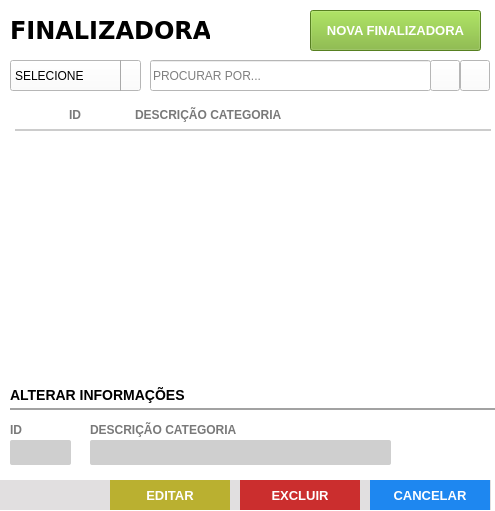
<?xml version="1.0" encoding="UTF-8"?>
<ui version="4.0">
 <class>Frame</class>
 <widget class="QFrame" name="Frame">
  <property name="geometry">
   <rect>
    <x>0</x>
    <y>0</y>
    <width>495</width>
    <height>511</height>
   </rect>
  </property>
  <property name="windowTitle">
   <string>Lista de Finalizadoras</string>
  </property>
  <property name="styleSheet">
   <string notr="true">background: #FFF;</string>
  </property>
  <widget class="QFrame" name="fr_TituloClientes">
   <property name="geometry">
    <rect>
     <x>0</x>
     <y>0</y>
     <width>491</width>
     <height>60</height>
    </rect>
   </property>
   <property name="styleSheet">
    <string notr="true"/>
   </property>
   <widget class="QLabel" name="lb_tituloClientes_2">
    <property name="geometry">
     <rect>
      <x>10</x>
      <y>15</y>
      <width>200</width>
      <height>30</height>
     </rect>
    </property>
    <property name="font">
     <font>
      <family>DejaVu Sans</family>
      <pointsize>18</pointsize>
      <weight>75</weight>
      <bold>true</bold>
     </font>
    </property>
    <property name="styleSheet">
     <string notr="true">color: rgb(0, 0, 0)</string>
    </property>
    <property name="text">
     <string>FINALIZADORAS</string>
    </property>
   </widget>
   <widget class="QPushButton" name="bt_novo">
    <property name="geometry">
     <rect>
      <x>310</x>
      <y>10</y>
      <width>171</width>
      <height>41</height>
     </rect>
    </property>
    <property name="font">
     <font>
      <family>Tahoma</family>
      <pointsize>10</pointsize>
      <weight>75</weight>
      <bold>true</bold>
     </font>
    </property>
    <property name="cursor">
     <cursorShape>PointingHandCursor</cursorShape>
    </property>
    <property name="focusPolicy">
     <enum>Qt::NoFocus</enum>
    </property>
    <property name="contextMenuPolicy">
     <enum>Qt::ActionsContextMenu</enum>
    </property>
    <property name="styleSheet">
     <string notr="true">QPushButton {
background-color: #7AB32E;
color: #FFF
 }
QPushButton:hover{
background-color: #40a286
}</string>
    </property>
    <property name="text">
     <string>NOVA FINALIZADORA</string>
    </property>
    <property name="iconSize">
     <size>
      <width>75</width>
      <height>35</height>
     </size>
    </property>
   </widget>
  </widget>
  <widget class="QLineEdit" name="tx_busca">
   <property name="geometry">
    <rect>
     <x>150</x>
     <y>60</y>
     <width>281</width>
     <height>31</height>
    </rect>
   </property>
   <property name="font">
    <font>
     <family>Arial</family>
    </font>
   </property>
   <property name="focusPolicy">
    <enum>Qt::ClickFocus</enum>
   </property>
   <property name="styleSheet">
    <string notr="true">QLineEdit {
color: #000
}
</string>
   </property>
   <property name="placeholderText">
    <string>PROCURAR POR...</string>
   </property>
  </widget>
  <widget class="QPushButton" name="bt_busca">
   <property name="geometry">
    <rect>
     <x>430</x>
     <y>60</y>
     <width>30</width>
     <height>31</height>
    </rect>
   </property>
   <property name="font">
    <font>
     <family>Arial</family>
    </font>
   </property>
   <property name="cursor">
    <cursorShape>PointingHandCursor</cursorShape>
   </property>
   <property name="focusPolicy">
    <enum>Qt::NoFocus</enum>
   </property>
   <property name="contextMenuPolicy">
    <enum>Qt::NoContextMenu</enum>
   </property>
   <property name="toolTip">
    <string>BUSCAR</string>
   </property>
   <property name="text">
    <string/>
   </property>
   <property name="icon">
    <iconset>
     <normaloff>../Imagens/search.png</normaloff>../Imagens/search.png</iconset>
   </property>
  </widget>
  <widget class="QTableWidget" name="tb_finalizadoras">
   <property name="geometry">
    <rect>
     <x>10</x>
     <y>100</y>
     <width>481</width>
     <height>261</height>
    </rect>
   </property>
   <property name="cursor" stdset="0">
    <cursorShape>PointingHandCursor</cursorShape>
   </property>
   <property name="focusPolicy">
    <enum>Qt::WheelFocus</enum>
   </property>
   <property name="styleSheet">
    <string notr="true">QTableView{
color: #797979;
font-weight: bold;
font-size: 13px;
background: #FFF;
padding: 0 0 0 5px;
}
QHeaderView:section{
background: #FFF;
padding: 5px 0 ;
font-size: 12px;
font-family: &quot;Arial&quot;;
font-weight: bold;
color: #797979;
border: none;
border-bottom: 2px solid #CCC;
text-transform: uppercase
}
QTableView::item {
border-bottom: 2px solid #CCC;
padding: 2px;
}

</string>
   </property>
   <property name="frameShape">
    <enum>QFrame::NoFrame</enum>
   </property>
   <property name="frameShadow">
    <enum>QFrame::Plain</enum>
   </property>
   <property name="autoScrollMargin">
    <number>20</number>
   </property>
   <property name="editTriggers">
    <set>QAbstractItemView::NoEditTriggers</set>
   </property>
   <property name="selectionMode">
    <enum>QAbstractItemView::NoSelection</enum>
   </property>
   <property name="selectionBehavior">
    <enum>QAbstractItemView::SelectRows</enum>
   </property>
   <property name="showGrid">
    <bool>false</bool>
   </property>
   <property name="gridStyle">
    <enum>Qt::NoPen</enum>
   </property>
   <property name="wordWrap">
    <bool>false</bool>
   </property>
   <property name="rowCount">
    <number>0</number>
   </property>
   <attribute name="horizontalHeaderDefaultSectionSize">
    <number>120</number>
   </attribute>
   <attribute name="horizontalHeaderHighlightSections">
    <bool>false</bool>
   </attribute>
   <attribute name="horizontalHeaderStretchLastSection">
    <bool>true</bool>
   </attribute>
   <attribute name="verticalHeaderVisible">
    <bool>false</bool>
   </attribute>
   <attribute name="verticalHeaderMinimumSectionSize">
    <number>20</number>
   </attribute>
   <attribute name="verticalHeaderDefaultSectionSize">
    <number>50</number>
   </attribute>
   <column>
    <property name="text">
     <string>ID</string>
    </property>
    <property name="font">
     <font>
      <family>Segoe UI</family>
      <pointsize>10</pointsize>
      <weight>75</weight>
      <bold>true</bold>
     </font>
    </property>
    <property name="background">
     <color>
      <red>0</red>
      <green>0</green>
      <blue>0</blue>
     </color>
    </property>
    <property name="foreground">
     <brush brushstyle="SolidPattern">
      <color alpha="255">
       <red>80</red>
       <green>79</green>
       <blue>79</blue>
      </color>
     </brush>
    </property>
   </column>
   <column>
    <property name="text">
     <string>DESCRIÇÃO CATEGORIA</string>
    </property>
    <property name="font">
     <font>
      <family>Segoe UI</family>
      <pointsize>10</pointsize>
      <weight>75</weight>
      <bold>true</bold>
     </font>
    </property>
    <property name="textAlignment">
     <set>AlignLeading|AlignVCenter</set>
    </property>
    <property name="foreground">
     <brush brushstyle="SolidPattern">
      <color alpha="255">
       <red>80</red>
       <green>79</green>
       <blue>79</blue>
      </color>
     </brush>
    </property>
   </column>
  </widget>
  <widget class="QLabel" name="lb_FormProdutos_6">
   <property name="geometry">
    <rect>
     <x>90</x>
     <y>420</y>
     <width>215</width>
     <height>20</height>
    </rect>
   </property>
   <property name="styleSheet">
    <string notr="true">QLabel{
font-size: 12px;
font-family: &quot;Arial Unicode MS&quot;;
font-weight: bold;
color: #797979
}</string>
   </property>
   <property name="text">
    <string>DESCRIÇÃO CATEGORIA</string>
   </property>
  </widget>
  <widget class="QLineEdit" name="tx_desc">
   <property name="geometry">
    <rect>
     <x>90</x>
     <y>440</y>
     <width>301</width>
     <height>25</height>
    </rect>
   </property>
   <property name="focusPolicy">
    <enum>Qt::WheelFocus</enum>
   </property>
   <property name="styleSheet">
    <string notr="true">QLineEdit{
background: #CFCFCF;
border-radius: 2px;
color: #000;
padding-left: 3px;
font: 13px &quot;Arial&quot; 
}
QLineEdit:Focus {
border: 1px solid red;
}</string>
   </property>
   <property name="placeholderText">
    <string/>
   </property>
  </widget>
  <widget class="QFrame" name="fr_botoes">
   <property name="geometry">
    <rect>
     <x>-180</x>
     <y>480</y>
     <width>671</width>
     <height>30</height>
    </rect>
   </property>
   <property name="styleSheet">
    <string notr="true">background:#E1DFE0;
border: none;</string>
   </property>
   <widget class="QPushButton" name="bt_cancelar">
    <property name="geometry">
     <rect>
      <x>550</x>
      <y>0</y>
      <width>120</width>
      <height>30</height>
     </rect>
    </property>
    <property name="font">
     <font>
      <pointsize>10</pointsize>
      <weight>75</weight>
      <bold>true</bold>
     </font>
    </property>
    <property name="cursor">
     <cursorShape>PointingHandCursor</cursorShape>
    </property>
    <property name="focusPolicy">
     <enum>Qt::NoFocus</enum>
    </property>
    <property name="contextMenuPolicy">
     <enum>Qt::ActionsContextMenu</enum>
    </property>
    <property name="styleSheet">
     <string notr="true">QPushButton {
background-color: #1E87F0;
color: #FFF
 }
QPushButton:hover{
background-color: #40a286
}</string>
    </property>
    <property name="text">
     <string>CANCELAR</string>
    </property>
    <property name="iconSize">
     <size>
      <width>75</width>
      <height>35</height>
     </size>
    </property>
   </widget>
   <widget class="QPushButton" name="bt_salvar">
    <property name="geometry">
     <rect>
      <x>290</x>
      <y>0</y>
      <width>120</width>
      <height>30</height>
     </rect>
    </property>
    <property name="font">
     <font>
      <family>Tahoma</family>
      <pointsize>10</pointsize>
      <weight>75</weight>
      <bold>true</bold>
     </font>
    </property>
    <property name="cursor">
     <cursorShape>PointingHandCursor</cursorShape>
    </property>
    <property name="focusPolicy">
     <enum>Qt::NoFocus</enum>
    </property>
    <property name="contextMenuPolicy">
     <enum>Qt::ActionsContextMenu</enum>
    </property>
    <property name="styleSheet">
     <string notr="true">QPushButton {
	background-color: rgb(186, 176, 48);
color: #FFF
 }
QPushButton:hover{
	background-color: rgb(217, 202, 49);
}</string>
    </property>
    <property name="text">
     <string>EDITAR</string>
    </property>
    <property name="iconSize">
     <size>
      <width>75</width>
      <height>35</height>
     </size>
    </property>
   </widget>
   <widget class="QPushButton" name="bt_excluir">
    <property name="geometry">
     <rect>
      <x>420</x>
      <y>0</y>
      <width>120</width>
      <height>30</height>
     </rect>
    </property>
    <property name="font">
     <font>
      <family>Tahoma</family>
      <pointsize>10</pointsize>
      <weight>75</weight>
      <bold>true</bold>
     </font>
    </property>
    <property name="cursor">
     <cursorShape>PointingHandCursor</cursorShape>
    </property>
    <property name="focusPolicy">
     <enum>Qt::NoFocus</enum>
    </property>
    <property name="contextMenuPolicy">
     <enum>Qt::ActionsContextMenu</enum>
    </property>
    <property name="styleSheet">
     <string notr="true">QPushButton {
	background-color: rgb(203, 46, 46);
color: #FFF
 }
QPushButton:hover{
	background-color: rgb(253, 99, 99);
}</string>
    </property>
    <property name="text">
     <string>EXCLUIR</string>
    </property>
    <property name="iconSize">
     <size>
      <width>75</width>
      <height>35</height>
     </size>
    </property>
   </widget>
  </widget>
  <widget class="QComboBox" name="cb_fin">
   <property name="geometry">
    <rect>
     <x>10</x>
     <y>60</y>
     <width>131</width>
     <height>31</height>
    </rect>
   </property>
   <property name="focusPolicy">
    <enum>Qt::StrongFocus</enum>
   </property>
   <property name="styleSheet">
    <string notr="true">QComboBox{
background: #fff;
color: #000;
font: 13px &quot;Arial&quot; ;
text-transform: uppercase
}
QComboBox:Focus {
border: 1px solid red;
}
 QComboBox::drop-down {
     subcontrol-origin: padding;
     subcontrol-position: top right;
     width: 25px;
     border-left-width: 1px;
     border-left-color: darkgray;
     border-left-style: solid; /* just a single line */
     border-top-right-radius: 3px; /* same radius as the QComboBox */
     border-bottom-right-radius: 3px;
 }
QComboBox::down-arrow {
     image: url(&quot;Imagens/down.png&quot;);
 }
</string>
   </property>
   <item>
    <property name="text">
     <string>SELECIONE</string>
    </property>
   </item>
  </widget>
  <widget class="QPushButton" name="bt_refresh">
   <property name="geometry">
    <rect>
     <x>460</x>
     <y>60</y>
     <width>30</width>
     <height>31</height>
    </rect>
   </property>
   <property name="font">
    <font>
     <family>Arial</family>
    </font>
   </property>
   <property name="cursor">
    <cursorShape>PointingHandCursor</cursorShape>
   </property>
   <property name="focusPolicy">
    <enum>Qt::NoFocus</enum>
   </property>
   <property name="contextMenuPolicy">
    <enum>Qt::NoContextMenu</enum>
   </property>
   <property name="toolTip">
    <string>ATUALIZAR TABELA</string>
   </property>
   <property name="text">
    <string/>
   </property>
   <property name="icon">
    <iconset>
     <normaloff>../Imagens/refresh.png</normaloff>../Imagens/refresh.png</iconset>
   </property>
  </widget>
  <widget class="QLineEdit" name="tx_id">
   <property name="geometry">
    <rect>
     <x>10</x>
     <y>440</y>
     <width>61</width>
     <height>25</height>
    </rect>
   </property>
   <property name="focusPolicy">
    <enum>Qt::WheelFocus</enum>
   </property>
   <property name="styleSheet">
    <string notr="true">QLineEdit{
background: #CFCFCF;
border-radius: 2px;
color: #000;
padding-left: 3px;
font: 13px &quot;Arial&quot; 
}
QLineEdit:Focus {
border: 1px solid red;
}</string>
   </property>
   <property name="text">
    <string/>
   </property>
   <property name="placeholderText">
    <string/>
   </property>
  </widget>
  <widget class="QLabel" name="lb_FormProdutos_7">
   <property name="geometry">
    <rect>
     <x>10</x>
     <y>420</y>
     <width>61</width>
     <height>20</height>
    </rect>
   </property>
   <property name="styleSheet">
    <string notr="true">QLabel{
font-size: 12px;
font-family: &quot;Arial Unicode MS&quot;;
font-weight: bold;
color: #797979
}</string>
   </property>
   <property name="text">
    <string>ID</string>
   </property>
  </widget>
  <widget class="QLabel" name="lb_FormProdutos">
   <property name="geometry">
    <rect>
     <x>10</x>
     <y>380</y>
     <width>971</width>
     <height>30</height>
    </rect>
   </property>
   <property name="styleSheet">
    <string notr="true">QLabel{
font-size: 14px;
font-family: &quot;Arial&quot;;
font-weight: bold;

border-bottom: 2px solid #A2A2A2
}</string>
   </property>
   <property name="text">
    <string>ALTERAR INFORMAÇÕES</string>
   </property>
  </widget>
 </widget>
 <resources/>
 <connections/>
</ui>
